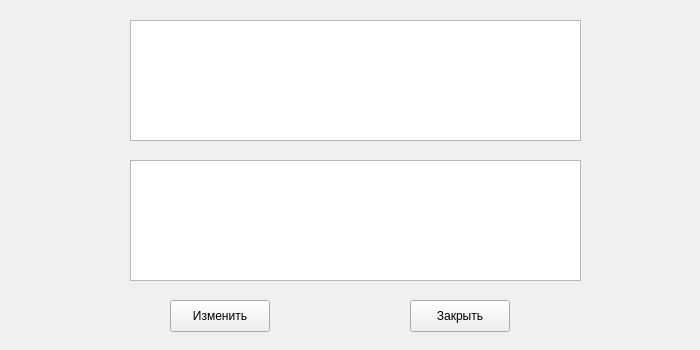
<?xml version="1.0" encoding="UTF-8"?>
<ui version="4.0">
 <class>Form</class>
 <widget class="QWidget" name="Form">
  <property name="geometry">
   <rect>
    <x>0</x>
    <y>0</y>
    <width>700</width>
    <height>350</height>
   </rect>
  </property>
  <property name="windowTitle">
   <string>Form</string>
  </property>
  <widget class="QTextEdit" name="front_training_field">
   <property name="geometry">
    <rect>
     <x>130</x>
     <y>20</y>
     <width>451</width>
     <height>121</height>
    </rect>
   </property>
  </widget>
  <widget class="QTextEdit" name="back_training_field">
   <property name="geometry">
    <rect>
     <x>130</x>
     <y>160</y>
     <width>451</width>
     <height>121</height>
    </rect>
   </property>
  </widget>
  <widget class="QPushButton" name="btn_change_card">
   <property name="geometry">
    <rect>
     <x>170</x>
     <y>300</y>
     <width>100</width>
     <height>32</height>
    </rect>
   </property>
   <property name="text">
    <string>Изменить</string>
   </property>
  </widget>
  <widget class="QPushButton" name="btn_close_answer">
   <property name="geometry">
    <rect>
     <x>410</x>
     <y>300</y>
     <width>100</width>
     <height>32</height>
    </rect>
   </property>
   <property name="text">
    <string>Закрыть</string>
   </property>
  </widget>
 </widget>
 <resources/>
 <connections/>
</ui>
